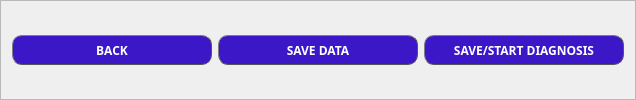
            <widget class="QFrame" name="frame_22">
             <property name="minimumSize">
              <size>
               <width>200</width>
               <height>0</height>
              </size>
             </property>
             <property name="maximumSize">
              <size>
               <width>16777215</width>
               <height>100</height>
              </size>
             </property>
             <property name="font">
              <font>
               <family>Segoe UI Black</family>
               <weight>75</weight>
               <bold>true</bold>
              </font>
             </property>
             <property name="frameShape">
              <enum>QFrame::StyledPanel</enum>
             </property>
             <property name="frameShadow">
              <enum>QFrame::Raised</enum>
             </property>
             <layout class="QHBoxLayout" name="horizontalLayout_6">
              <property name="topMargin">
               <number>0</number>
              </property>
              <property name="bottomMargin">
               <number>0</number>
              </property>
              <item>
               <widget class="QPushButton" name="regpg2Back_btn_3">
                <property name="sizePolicy">
                 <sizepolicy hsizetype="Minimum" vsizetype="Fixed">
                  <horstretch>0</horstretch>
                  <verstretch>0</verstretch>
                 </sizepolicy>
                </property>
                <property name="minimumSize">
                 <size>
                  <width>200</width>
                  <height>30</height>
                 </size>
                </property>
                <property name="maximumSize">
                 <size>
                  <width>200</width>
                  <height>30</height>
                 </size>
                </property>
                <property name="font">
                 <font>
                  <family>Segoe UI Black</family>
                  <weight>75</weight>
                  <bold>true</bold>
                 </font>
                </property>
                <property name="styleSheet">
                 <string notr="true">QPushButton {
    color:#ffffff ;
    border: 1px solid #555;
    border-radius: 10px;
    border-style: outset;
    background:#3b17c8;
        
    padding: 5px;
    }

QPushButton:hover {
    background: rgb(85, 0, 255)
    }

QPushButton:pressed {
    border-style: inset;
    background:#3b17c8
      
}</string>
                </property>
                <property name="text">
                 <string>BACK</string>
                </property>
               </widget>
              </item>
              <item>
               <widget class="QPushButton" name="regpg2Startdiag_btn_3">
                <property name="minimumSize">
                 <size>
                  <width>200</width>
                  <height>30</height>
                 </size>
                </property>
                <property name="maximumSize">
                 <size>
                  <width>200</width>
                  <height>30</height>
                 </size>
                </property>
                <property name="font">
                 <font>
                  <family>Segoe UI Black</family>
                  <weight>75</weight>
                  <bold>true</bold>
                 </font>
                </property>
                <property name="styleSheet">
                 <string notr="true">QPushButton {
    color:#ffffff ;
    border: 1px solid #555;
    border-radius: 10px;
    border-style: outset;
    background:#3b17c8;
        
    padding: 5px;
    }

QPushButton:hover {
    background: rgb(85, 0, 255)
    }

QPushButton:pressed {
    border-style: inset;
    background:#3b17c8
      
}</string>
                </property>
                <property name="text">
                 <string>SAVE DATA</string>
                </property>
               </widget>
              </item>
              <item>
               <widget class="QPushButton" name="regpg2Startdiag_btn_4">
                <property name="minimumSize">
                 <size>
                  <width>200</width>
                  <height>30</height>
                 </size>
                </property>
                <property name="maximumSize">
                 <size>
                  <width>200</width>
                  <height>30</height>
                 </size>
                </property>
                <property name="font">
                 <font>
                  <family>Segoe UI Black</family>
                  <weight>75</weight>
                  <bold>true</bold>
                 </font>
                </property>
                <property name="styleSheet">
                 <string notr="true">QPushButton {
    color:#ffffff ;
    border: 1px solid #555;
    border-radius: 10px;
    border-style: outset;
    background:#3b17c8;
        
    padding: 5px;
    }

QPushButton:hover {
    background: rgb(85, 0, 255)
    }

QPushButton:pressed {
    border-style: inset;
    background:#3b17c8
      
}</string>
                </property>
                <property name="text">
                 <string>SAVE/START DIAGNOSIS</string>
                </property>
               </widget>
              </item>
             </layout>
            </widget>
